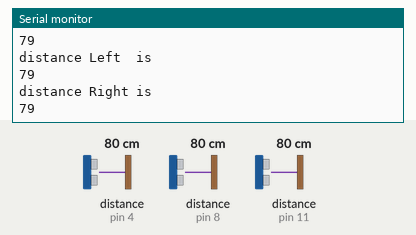
Simulated run of this sketch. Board: Arduino Uno, built with avr-gcc and run on an emulated ATmega328P. Parts: the last lines printed to the serial monitor. Wiring (inferred from the names in the program): 3 × ultrasonic range finder: trigger pin 2, echo pin 4 / trigger pin 7, echo pin 8 / trigger pin 9, echo pin 11. The test bench sets the inputs (shaded band); at power-on: distance to the obstacle (sensors on pin 4, pin 8, pin 11) 80 cm. The echo pulse lasts 58.3 µs per cm.

Above: at 1.8 s.
1.9 s: distance to the obstacle (sensor on pin 4) set to 2 cm
3.4 s: distance to the obstacle (sensor on pin 8) set to 4 cm
At 4.7 s:
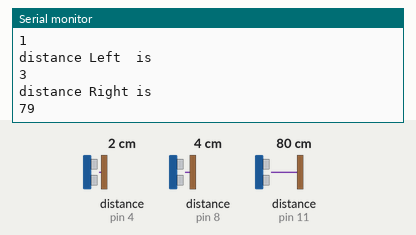
4.9 s: distance to the obstacle (sensor on pin 11) set to 9 cm
At 6.0 s:
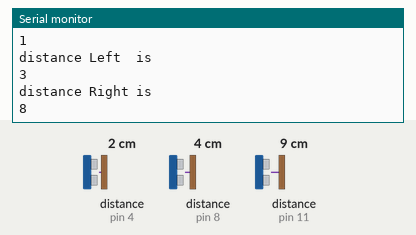
6.4 s: distance to the obstacle (sensor on pin 4) set to 18 cm
7.9 s: distance to the obstacle (sensor on pin 8) set to 35 cm
At 9.0 s:
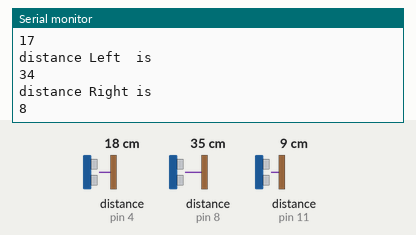
9.4 s: distance to the obstacle (sensor on pin 11) set to 60 cm
At 11.1 s:
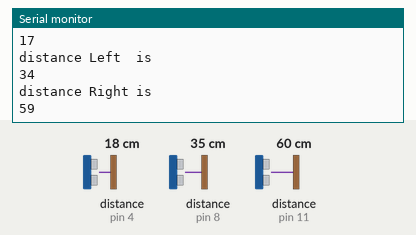
Timing chart, 0 to 11.9 s (numbered marks = the images above; inputs shaded):
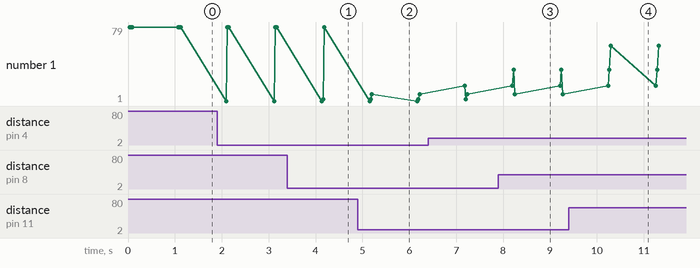

Measured:
- after the input at 3.4 s, the serial monitor: prints a new line after 0.76 s (image 1)
- after the input at 4.9 s, the serial monitor: prints a new line after 0.30 s (image 2)
- after the input at 7.9 s, the serial monitor: prints a new line after 0.32 s (image 3)
- after the input at 9.4 s, the serial monitor: prints a new line after 0.89 s (image 4)
- plotted number 1: 79 → 8 after the input at 4.9 s, 8 → 59 after the input at 9.4 s

The sketch:

Sonar_Testing.ino
```cpp
#include<Ping.h>

#define trigPin1 2   //Front
#define echoPin1 4

#define trigPin2 7  // Left
#define echoPin2 8

#define trigPin3 9  //Right
#define echoPin3 11

void setup() {

   pinMode(echoPin1, INPUT);
   pinMode(trigPin1, OUTPUT);
   pinMode(echoPin2, INPUT);
   pinMode(trigPin2, OUTPUT);
   pinMode(echoPin3, INPUT);
   pinMode(trigPin3, OUTPUT);

   Serial.begin(9600);

}

void loop()
{
   long duration1=0, distance1=0;
  digitalWrite(trigPin1, LOW);
  delayMicroseconds(2);
  digitalWrite(trigPin1, HIGH);
  delayMicroseconds(10);
  digitalWrite(trigPin1, LOW);

  duration1 = pulseIn(echoPin1, HIGH);
  distance1 = (duration1 / 2) / 29.1;

  long duration2=0, distance2=0;
  digitalWrite(trigPin2, LOW);
  delayMicroseconds(2);
  digitalWrite(trigPin2, HIGH);
  delayMicroseconds(10);
  digitalWrite(trigPin2, LOW);

  duration2 = pulseIn(echoPin2, HIGH);
  distance2 = (duration2 / 2) / 29.1;

  long duration3=0, distance3=0;
  digitalWrite(trigPin3, LOW);
  delayMicroseconds(2);
  digitalWrite(trigPin3, HIGH);
  delayMicroseconds(10);
  digitalWrite(trigPin3, LOW);

  duration3 = pulseIn(echoPin3, HIGH);
  distance3 = (duration3 / 2) / 29.1;


    Serial.println("distance Front is " );
    Serial.println(distance1);
    Serial.print("\n");
    Serial.println("distance Left  is " );
    Serial.println(distance2);
    Serial.println("\n");
    Serial.println("distance Right is " );
    Serial.println(distance3);
    Serial.println("\n");
    delay(1000);
}
```
